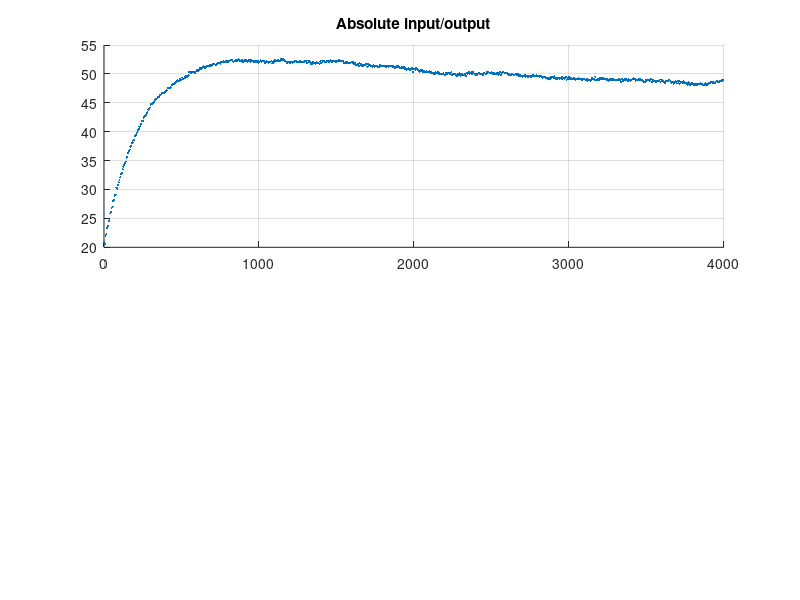

This figure's MATLAB source: (Note: this script raises an error after producing the figure.)
% Simulation of the TCLab linear model previously identified
%
% Loads the model identified in the TCLab_identification script, creates
% the h1 and T1C functions that mimic the TCLab interface, and performs a
% simulation starting at ambient temperature.
% You will be developing and testing your MPC controller and Kalman filter
% in this simulation environment. 
%
% Afonso Botelho and J. Miranda Lemos, IST, May 2023
%__________________________________________________________________________

% Initialization
clear all
close all
clc

H = 50;
R = 0.1; 

% Load model
load('singleheater_model.mat','A','B','C','Ke','e_var','y_ss','u_ss','Ts');
n = size(A,1);
e_std = sqrt(e_var); % input disturbance standard deviation

% Build the functions for applying the control and reading the temperature,
% mimicking the TCLab interface
x_ss = [eye(n)-A; C]\[B*u_ss; y_ss];
c1 = ((eye(n)-A)*x_ss - B*u_ss);
c1 = c1 * 1.1; % Test with and without the 10% increase
c2 = (y_ss - C*x_ss);
h1 = @(x,u) A*x + B*u + Ke*e_std*randn + c1; % apply control
T1C = @(x) C*x + e_std*randn + c2; % read temperature

% Simulation parameters
T = 4000; % Experiment duration [s]
N = T/Ts; % Number of samples to collect

% Open-loop control profile
u = zeros(1,N);
u(:,1:200)   = u_ss;
u(:,201:400) = u_ss+5;
u(:,401:600) = u_ss-5;
u(:,601:800) = u_ss;

% Initial conditions (start at ambient temperature, i.e. equilibrium for u = 0)
Dx0Dy0 = [eye(n)-A, zeros(n,1); C, -1]\[-B*u_ss; 0];
Dx0 = Dx0Dy0(1:n);

% Initialize signals
t = nan(1,N);
x = nan(n,N);
y = nan(1,N);
Dy = nan(1,N);
Du = nan(1,N);
Dx = nan(n,N+1);
x(:,1) = Dx0 + x_ss;

% Variables added in this question
Dr = (55-y_ss)+10;
%fprintf("Value of Dr is: %.2f", Dr)
A_tff = [(eye(n)-A),-B; C, 0]; % matrix obtained in the system on the tracking feedforward 
rhs_ss = [zeros(n,1); Dr];
ss_vals = A_tff \ rhs_ss;
Dx_bar = ss_vals(1:n);
Du_bar = ss_vals(n+1);

% Exitflag variables
MPC_success = nan(1,N);

% Kalman filter model
Ad = [A, B; zeros(1,n), 1];
Bd = [B;0];
Cd = [C, 0];
Qe = Ke * e_std * (Ke*e_std)';
Re = e_var;
de = 0.1*e_std;
QEd = [Qe zeros(n,1); zeros(1,n) de];
L = dlqe(Ad, eye(n+1), Cd, QEd, Re);

% Initial observer estimate
xdhat = zeros(n+1,1);

% initial estimation error (~5 °C)
state_error = C\5;
xdhat(1:n) = Dx0 + state_error;

% variables to save estimates
Dxhat_hist = nan(n,N);
dhat_hist = nan(1,N);
yhat_hist = nan(1,N);

% Simulate incremental model
fprintf('Running simulation...')
for k = 1:N
    % Computes analog time
    t(k) = (k-1)*Ts;

    % Reads the sensor temperature
    y(:,k) = T1C(x(:,k));

    % Compute incremental variables
    Dy(:,k) = y(:,k) - y_ss;
    Dx(:,k) = x(:,k) - x_ss;
    
    % Kalman filter
    if k == 1
        Du_prev = 0;
    else
        Du_prev = Du(:,k-1);
    end

    % Prediction
    xdhat_pred = Ad*xdhat + Bd*Du_prev;

    % Correction
    xdhat = xdhat_pred + L*(Dy(:,k) - Cd*xdhat_pred);

    % Extract estimates
    Dxhat = xdhat(1:n);
    dhat = xdhat(end);

    % Estimated output
    Dyhat = C*Dxhat;
    yhat = y_ss + Dyhat;

    % Save variables
    Dxhat_hist(:,k) = Dxhat;
    dhat_hist(:,k) = dhat;
    yhat_hist(:,k) = yhat;

    dx(:,k) = Dx(:,k) - Dx_bar;

    % [du, MPC_success(k)] = mpc_solve(dx(:,k), H, R, A, B, C, u_ss + Du_bar, y_ss, Dr);
    % Du(:,k) = du + Du_bar;

    % u(:,k) = u_ss + Du(:,k);
    Du(:,k) = 0;
    u(:,k) = u_ss;
    
    % Applies the control variable to the plant
    x(:,k+1) = h1(x(:,k),u(:,k));
end
fprintf(' Done.\n');

%% Plots
% Plot absolute variables
figure('Units','normalized','Position',[0.2 0.5 0.3 0.4])
subplot(2,1,1), hold on, grid on   
title('Absolute input/output')
plot(t,y,'.','MarkerSize',5)
yl=yline(y_ss,'k--');
xlabel('Time [s]')
ylabel('y [°C]')
legend(yl,'$\bar{y}$','Interpreter','latex','Location','best')
subplot(2,1,2), hold on, grid on   
stairs(t,u,'LineWidth',2)
yl=yline(u_ss,'k--');
yline(0,'r--')
yline(100,'r--')
xlabel('Time [s]')
ylabel('u [%]')
legend(yl,'$\bar{u}$','Interpreter','latex','Location','best');

% Plot incremental variables
figure('Units','normalized','Position',[0.5 0.5 0.3 0.4])
subplot(2,1,1), hold on, grid on   
title('Incremental input/output')
plot(t,Dy,'.','MarkerSize',5)
xlabel('Time [s]')
ylabel('\Delta{y} [°C]')
subplot(2,1,2), hold on, grid on   
stairs(t,Du,'LineWidth',2)
yline(-u_ss,'r--')
yline(100-u_ss,'r--')
xlabel('Time [s]')
ylabel('\Delta{u} [%]')

%% Kalman filter baseline plots
figure('Name', 'Baseline Kalman Filter')
subplot(2,1,1)
hold on
grid on
plot(t,y,'b')
plot(t,yhat_hist,'r--')
xlabel('Time [s]')
ylabel('Temperature [°C]')
legend('Measured y','Estimated yhat')

subplot(2,1,2)
hold on
grid on
plot(t,dhat_hist,'LineWidth',2)
xlabel('Time [s]')
ylabel('Estimated disturbance dhat')

%% Kalman Filter Tuning: Effect of delta_E (P4.6)
fprintf('Testing different values for delta_E...\n');

% 1. Define the delta_E values to test
% Testing different orders of magnitude to clearly observe the difference
%delta_e_vals = [0.001, 0.05, 0.1, 0.5, 1, 5, 10]*e_std; 
delta_e_vals = [0.1, 0.5, 1]*e_std;
colors = ['g', 'm', 'c']; % Colors to distinguish the lines
%colors = ['g', 'm', 'c', 'k', 'r']; % Agora tem 5 cores para 5 valores
%colors = ['g', 'm', 'c', 'k', 'r', 'y', 'b']; % Verde, Magenta, Ciano, Preto, Vermelho, Amarelo, Azul
% 2. Prepare the figures
figure('Name', 'Comparison of \delta_E Effect on Kalman Filter', 'Units','normalized','Position',[0.3 0.3 0.4 0.6])

% Subplot 1: Temperature
ax1 = subplot(2,1,1);
hold on; grid on;
plot(t, y, 'b', 'LineWidth', 1.5, 'DisplayName', 'Measured y (Real + Noise)');
xlabel('Time [s]');
ylabel('Temperature [$^\circ$C]', 'Interpreter', 'latex');
title('Temperature Estimate ($\hat{y}$) for different $\delta_E$ values', 'Interpreter', 'latex');

% Subplot 2: Estimated Disturbance
ax2 = subplot(2,1,2);
hold on; grid on;
xlabel('Time [s]');
ylabel('Estimated $\hat{d}$', 'Interpreter', 'latex');
title('Disturbance Estimate ($\hat{d}$) for different $\delta_E$ values', 'Interpreter', 'latex');


% 3. Loop to test each delta_E
for idx = 1:length(delta_e_vals)
    de_test = delta_e_vals(idx);
    
    % a) Recalculate the QEd matrix and Gain L for this delta_E
    QEd_test = [Qe zeros(n,1); zeros(1,n) de_test];
    L_test = dlqe(Ad, eye(n+1), Cd, QEd_test, Re);
    
    % b) Initialize the estimate (with the ~5 °C error requested in the guide)
    xdhat_test = zeros(n+1,1);
    state_error_test = C\5;
    xdhat_test(1:n) = Dx0 + state_error_test;
    
    % Matrices to save the results of this iteration
    yhat_test_hist = nan(1,N);
    dhat_test_hist = nan(1,N);
    
    % c) Run ONLY the filter equations over the recorded data (Dy, Du)
    for k = 1:N
        if k == 1
            Du_prev_test = 0;
        else
            Du_prev_test = Du(:,k-1); % Same as the main simulation
        end

        % Step 1: Prediction
        xdhat_pred_test = Ad * xdhat_test + Bd * Du_prev_test;

        % Step 2: Correction (using the 'Dy' measurement recorded from the plant)
        xdhat_test = xdhat_pred_test + L_test * (Dy(:,k) - Cd * xdhat_pred_test);

        % Extract estimates
        Dxhat_k = xdhat_test(1:n);
        dhat_k = xdhat_test(end);
        
        yhat_test_hist(k) = y_ss + C * Dxhat_k;
        dhat_test_hist(k) = dhat_k;
    end
    
    % d) Add to the plots
    subplot(2,1,1);
    plot(t, yhat_test_hist, colors(idx), 'LineStyle', '--', 'LineWidth', 1.2, ...
        'DisplayName', sprintf('\\delta_E = %.3f', de_test));
    
    subplot(2,1,2);
    plot(t, dhat_test_hist, colors(idx), 'LineWidth', 1.2, ...
        'DisplayName', sprintf('\\delta_E = %.3f', de_test));
end

% Configure Legends
subplot(2,1,1); legend('Location', 'best');
subplot(2,1,2); legend('Location', 'best');

fprintf('Tuning complete. Please check the generated plots.\n');
